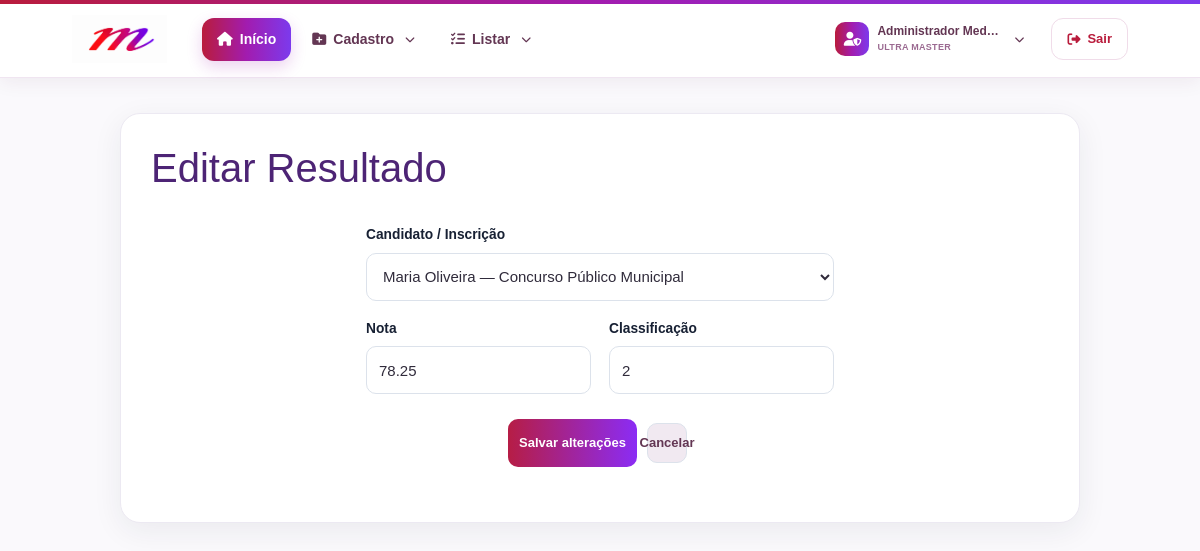
Page /painel/editar_resultado.php?id=2 (signed in) on the committed database.
### tables this page shows
CREATE TABLE `resultados` (
  `id_resultado` int(11) NOT NULL AUTO_INCREMENT,
  `id_inscricao` int(11) NOT NULL,
  `nota` decimal(5,2) NOT NULL,
  `classificacao` int(11) NOT NULL,
  PRIMARY KEY (`id_resultado`),
  KEY `fk_resultado_inscricao` (`id_inscricao`),
  CONSTRAINT `fk_resultado_inscricao` FOREIGN KEY (`id_inscricao`) REFERENCES `inscricoes` (`id_inscricao`) ON DELETE CASCADE ON UPDATE CASCADE
);

CREATE TABLE `inscricoes` (
  `id_inscricao` int(11) NOT NULL AUTO_INCREMENT,
  `id_concurso` int(11) NOT NULL,
  `nome` varchar(150) NOT NULL,
  `email` varchar(150) NOT NULL,
  `telefone` varchar(30) DEFAULT NULL,
  `cpf` varchar(20) DEFAULT NULL,
  `instituicao` varchar(200) DEFAULT NULL,
  `categoria` varchar(100) DEFAULT NULL,
  `arquivo` varchar(255) DEFAULT NULL,
  `status` enum('pendente','aprovada','rejeitada') DEFAULT 'pendente',
  `criado_em` timestamp NOT NULL DEFAULT current_timestamp(),
  PRIMARY KEY (`id_inscricao`),
  KEY `id_concurso` (`id_concurso`),
  CONSTRAINT `inscricoes_ibfk_1` FOREIGN KEY (`id_concurso`) REFERENCES `concursos` (`id_concurso`) ON DELETE CASCADE
);

CREATE TABLE `concursos` (
  `id_concurso` int(11) NOT NULL AUTO_INCREMENT,
  `nome` varchar(255) NOT NULL,
  `orgao` varchar(255) NOT NULL,
  `cargo` varchar(255) NOT NULL,
  `escolaridade` varchar(100) NOT NULL,
  `edital` varchar(100) DEFAULT NULL,
  `ano` int(11) NOT NULL,
  `data_inscricao_inicio` date DEFAULT NULL,
  `data_inscricao_fim` date DEFAULT NULL,
  `data_prova` date DEFAULT NULL,
  `descricao` text DEFAULT NULL,
  `status` varchar(50) DEFAULT 'Aberto',
  `destaque` tinyint(1) DEFAULT 0,
  `dt_cad_concurso` datetime DEFAULT current_timestamp(),
  PRIMARY KEY (`id_concurso`)
);

### painel/_layout.php (called while the page is built, shortened)
<?php
function id_get($key){ $id=filter_input(INPUT_GET,$key,FILTER_VALIDATE_INT); if(!$id||$id<1){ die('ID inválido.'); } return $id; }
?>

### painel/config/seguranca.php (called while the page is built, shortened)
<?php
if (!function_exists('corrigir_codificacao_painel')) {
    function corrigir_codificacao_painel($valor): string
    {
        $valor = (string)($valor ?? '');
        for ($i = 0; $i < 2; $i++) {
            if (!preg_match('/(?:Ã[-¿]|Â[-¿]|â€)/u', $valor)) {
                break;
            }
            $corrigido = @iconv('UTF-8', 'ISO-8859-1//IGNORE', $valor);
            $valor = $corrigido;
        }
        return $valor;
    }
}
if (!function_exists('h')) {
    function h($v): string
    {
        return htmlspecialchars(corrigir_codificacao_painel($v), ENT_QUOTES | ENT_SUBSTITUTE, 'UTF-8');
    }
}

### painel/editar_resultado.php (the view, shortened to what this page needs)
<?php
    include 'conexao.php';
    include '_layout.php';
    $id = id_get('id');
    $r = mysqli_query($conexao, "SELECT * FROM resultados WHERE id_resultado = $id");
    $row = mysqli_fetch_assoc($r);
    $ins = mysqli_query($conexao, " SELECT i.id_inscricao, i.nome, c.nome AS concurso FROM inscricoes i INNER JOIN concursos c ON c.id_concurso = i.id_concurso ORDER BY i.nome");
?>
<!doctype html>
<html lang="pt-BR">
    <head>
        <?php include 'includes_painel/head.php'; ?>
    </head>
    <body>
        <?php include 'includes_painel/header.php'; ?>
        <div class="crud">
            <div class="card">
                <h1>Editar Resultado</h1>
                <form method="post">
                    <div class="grid">
                        <div class="campo full">
                            <label>Candidato / Inscrição</label>
                            <select name="id_inscricao" required>
                                <?php while ($i = mysqli_fetch_assoc($ins)): ?>
                                    <option
                                        value="<?= $i['id_inscricao'] ?>"
                                        <?= ($row['id_inscricao'] ?? 0) == $i['id_inscricao'] ? 'selected' : '' ?>>
                                        <?= h($i['nome'] . ' — ' . $i['concurso']) ?>
                                    </option>
                                <?php endwhile; ?>
                            </select>
                        </div>
                        <div class="campo">
                            <label>Nota</label>
                            <input type="number" step="0.01" name="nota" value="<?= h($row['nota'] ?? '') ?>">
                        </div>
                        <div class="campo">
                            <label>Classificação</label>
                            <input name="classificacao" value="<?= h($row['classificacao'] ?? '') ?>">
                        </div>
                    </div>
                    <div class="acoes">
                        <button class="btn salvar">Salvar alterações</button>
                        <a class="btn voltar" href="lista_resultados.php">Cancelar</a>
                    </div>
                </form>
            </div>
        </div>
    </body>
</html>

### rows in the picture
resultados: id_inscricao "Maria Oliveira — Concurso Público Municipal", nota "78.25", classificacao "2"

### other values in the picture
nome_usuario() "Administrador Medeia"
str_replace('_', ' ', perfil_usuario()) "ULTRA MASTER"
